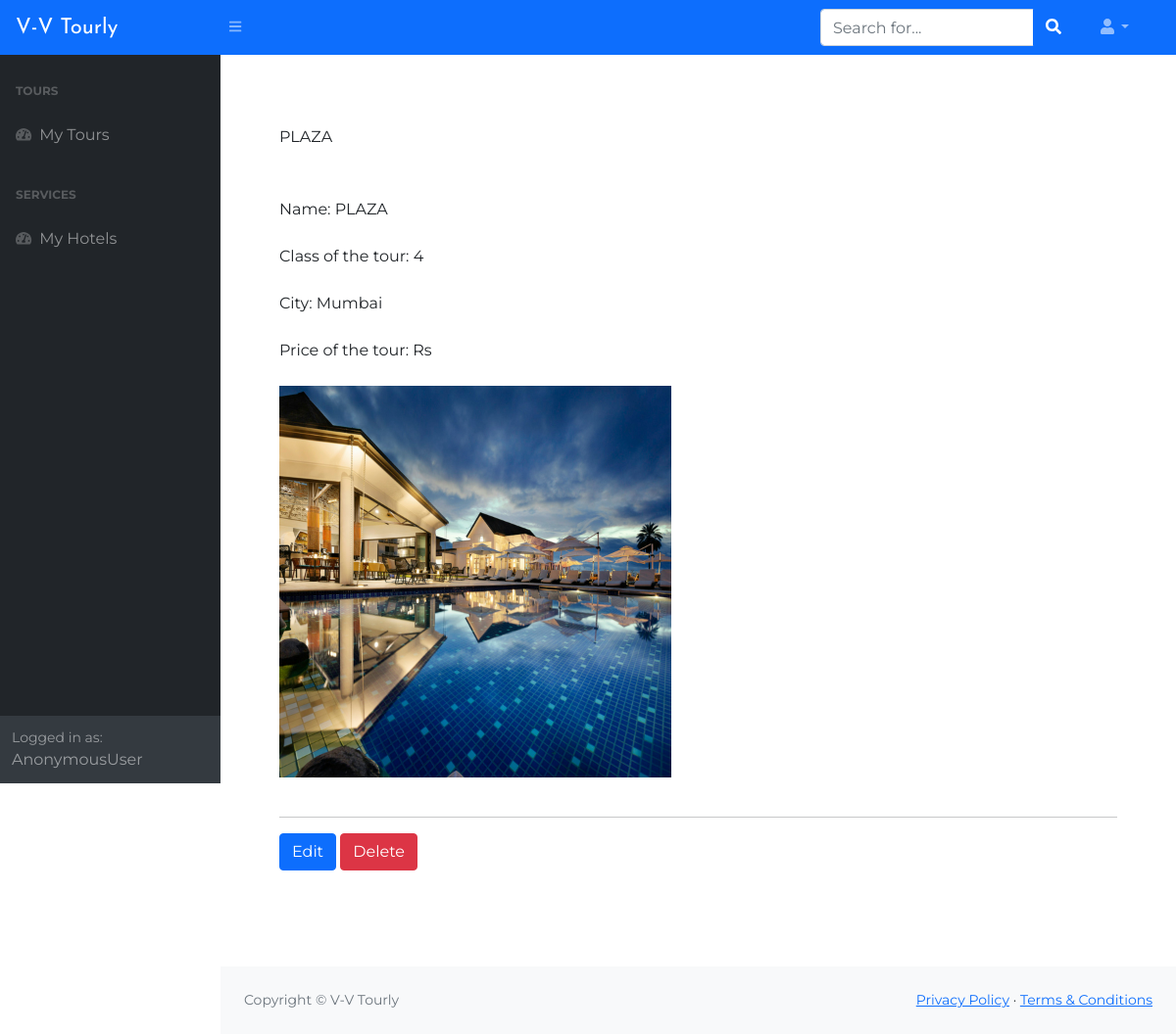
Page /hotel/20/admin on the committed database.
### web_tech_django/apps/blog/models.py (models this page shows, shortened)
class Hotel(models.Model):
    name = models.CharField('Hotel name', max_length=60)
    city = models.CharField('Hotel city', max_length=60)
    price = models.IntegerField('Price for one person')
    hotelClass = models.IntegerField('Class of the hotel')
    image = models.ImageField('Tour image', upload_to='hotels/')

### web_tech_django/apps/blog/views.py (the view)
# urls.py: path('hotel/<id>/admin', views.hotel_detail_admin, name = 'hotel_detail_admin'),
def hotel_detail_admin(request, id):
    hotel = Hotel.objects.get(id=id)
    return render(request, "admin/hotel/hotel_detail_admin.html",{'hotel':hotel})

### web_tech_django/templates/admin/hotel/hotel_detail_admin.html (shortened to what this page needs)
{% extends 'admin/base_admin.html' %}
{% load static %}
{% block content %}
    <div class="showcase">
        <div class="container">
            <div class="showcase__text">
                {{ hotel.name }}
            </div>
        </div>
    </div>
    <div class="tour" style="margin: 50px 0;">
        <div class="container">
            <div class="tour__desc">
                Name: {{ hotel.name }}
            </div>
            <br>
            <div > Class of the tour:  {{ hotel.hotelClass }}</div>
            <br>
            <div > City:  {{ hotel.city }}</div>
            <br>
            <div > Price of the tour:  {{ tour.price }}Rs</div>
            <br>
            <div class="">
				<img src="{% static "uploads/" %}{{ hotel.image }}" alt="" height="400px">
            </div>
            <br><hr>
            <a href="{% url 'blog:hotel_edit' id=hotel.id%}" class="btn btn-primary">Edit</a>
            <a href="{% url 'blog:hotel_delete' id=hotel.id%}" class="btn btn-danger">Delete</a>
        </div>
    </div>
{% endblock %}

### web_tech_django/static/blog/css/admin.css (style rules this page uses)
body { background-color: #fff; font-family: 'Montserrat', sans-serif; font-size: 16px; -webkit-transition: 0.5s; -o-transition: 0.5s; transition: 0.5s; }

### rows in the picture
Hotel: name "PLAZA", hotelClass "4", city "Mumbai", image (picture)

### other values in the picture
{{ user }} "AnonymousUser"
